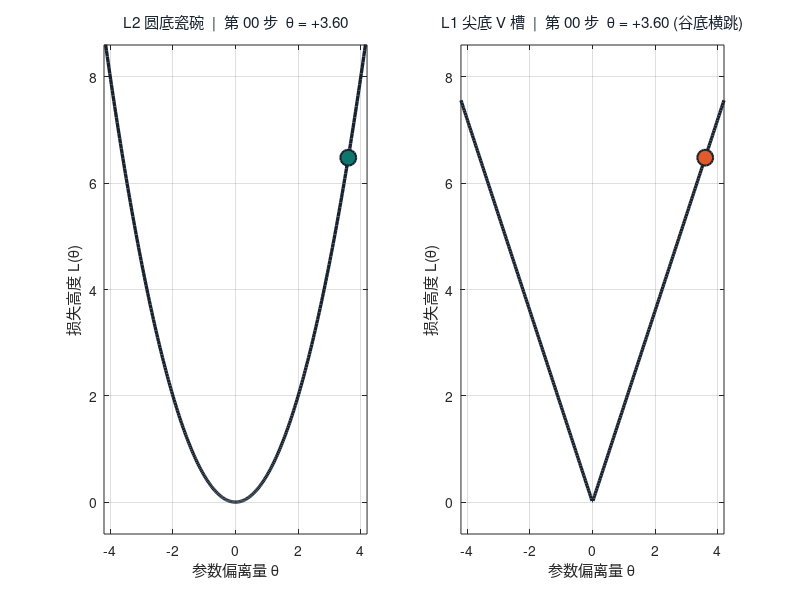
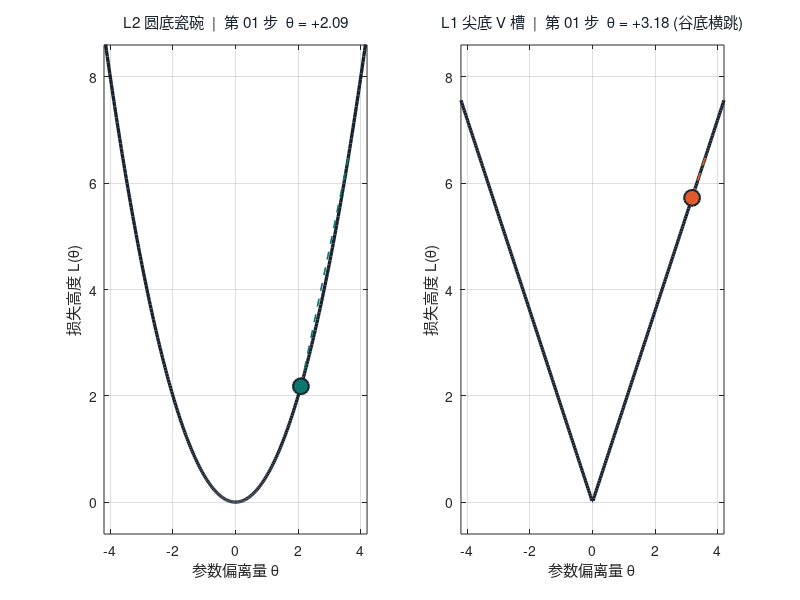
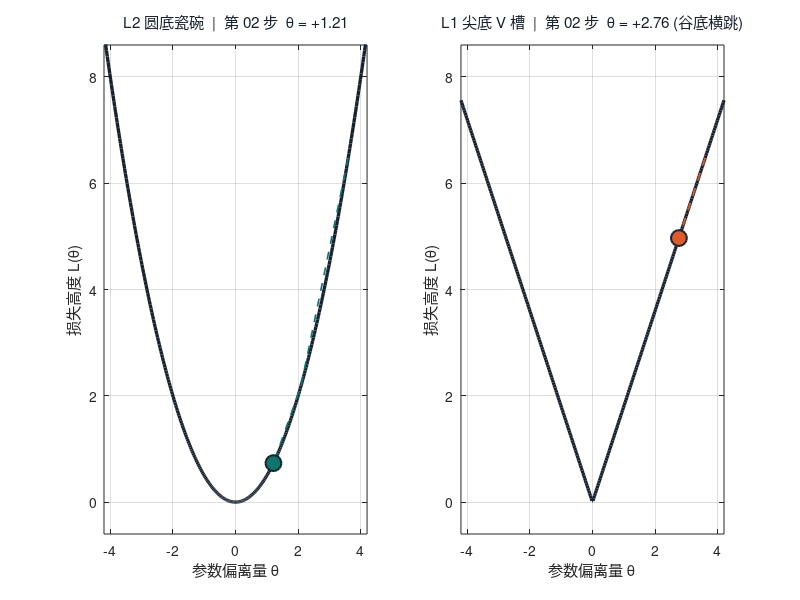
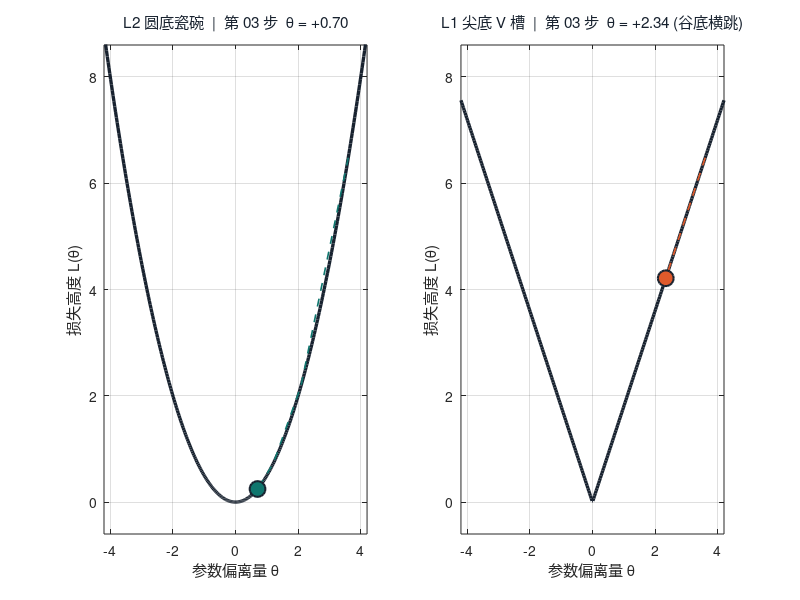

Write MATLAB code to recreate these figures, in order. (Note: this script raises an error after producing the figures.)
%% ========================================================================
% 小猫团子与老橘师傅的《西瓜书 x 深度学习》生活绘本
% 原生 MATLAB R2026a (26.1.0.3203278) 科学仿真、实测指标与动态 GIF 导出脚本
% 配色体系对齐 Hallmark Studio 主题 (印前校样白 #F5F7F8 / 蓝黑墨 #18222F / 镉橘 #E05A2B)
%% ========================================================================
clear; clc; close all;
rng(2026, 'twister');

scriptDir = fileparts(mfilename('fullpath'));
outDir = fullfile(scriptDir, '..', 'assets');
if ~exist(outDir, 'dir'), mkdir(outDir); end

cPaper  = [0.961, 0.969, 0.973]; % Studio proof paper
cPaper2 = [0.922, 0.933, 0.941];
cInk    = [0.094, 0.133, 0.184]; % Blue-black ink
cMuted  = [0.420, 0.455, 0.494];
cOrange = [0.878, 0.353, 0.169]; % Cadmium orange (Master Laoju)
cTeal   = [0.059, 0.463, 0.431]; % Studio verification teal

fprintf('=== Running MATLAB R2026a (%s) Scientific Benchmarks ===\n', version);

%% 1. 实验一：期末复习三种学生与现代双下降曲线 (SVD 最小范数插值)
N_train = 15;
x_tr = linspace(-1, 1, N_train)';
f_true = @(x) sin(1.5*pi*x) + 0.35*cos(3*pi*x);
y_tr = f_true(x_tr) + 0.28 * randn(N_train, 1);
y_tr(8) = y_tr(8) + 1.15; % 模拟卷第8题印刷脏墨点

x_te = linspace(-1, 1, 200)';
y_te = f_true(x_te);

p_list = [1, 4, 15, 110];
mse_test = zeros(size(p_list));
mse_train = zeros(size(p_list));
rng(42);
W_rand = randn(1, 150) * 3.2;
b_rand = rand(1, 150) * 2 * pi;
design_mat = @(x, p) cos(x * W_rand(1:p) + repmat(b_rand(1:p), length(x), 1)) / sqrt(p);

for idx = 1:length(p_list)
    p = p_list(idx);
    Phi_tr = design_mat(x_tr, p);
    Phi_te = design_mat(x_te, p);
    w_hat = pinv(Phi_tr, 1e-6) * y_tr;
    mse_train(idx) = mean((Phi_tr * w_hat - y_tr).^2);
    mse_test(idx)  = min(mean((Phi_te * w_hat - y_te).^2), 18.5);
end

%% 2. 实验二：首富进班拉歪平均数 (L2 vs L1)
salaries_normal = [4.8, 5.0, 5.1, 4.9, 5.2, 5.0, 4.9, 5.1, 5.0]';
salaries_tycoon = [salaries_normal; 100000.0];
l2_mean_before = mean(salaries_normal);
l2_mean_after  = mean(salaries_tycoon);
l1_med_before  = median(salaries_normal);
l1_med_after   = median(salaries_tycoon);

% 动画 1: L2 圆底瓷碗 vs L1 V字尖谷
fig1 = figure('Visible', 'off', 'Color', cPaper, 'Position', [80, 80, 960, 400]);
gif1 = fullfile(outDir, 'anim01-l2-vs-l1-ball-roll.gif');
theta2 = 3.6; theta1 = 3.6; lr = 0.42;
t_grid = linspace(-4.2, 4.2, 320);
hist2 = []; hist1 = [];
for step = 1:18
    hist2(end+1) = theta2; %#ok<SAGROW>
    hist1(end+1) = theta1; %#ok<SAGROW>
    clf(fig1);

    ax1 = subplot(1,2,1);
    set(ax1, 'Color', cPaper2, 'XColor', cInk, 'YColor', cInk, 'FontSize', 10);
    plot(t_grid, 0.5*t_grid.^2, 'Color', cInk, 'LineWidth', 2.4); hold on;
    plot(hist2, 0.5*hist2.^2, '--', 'Color', cTeal, 'LineWidth', 1.2);
    scatter(theta2, 0.5*theta2^2, 130, cTeal, 'filled', 'MarkerEdgeColor', cInk, 'LineWidth', 1.5);
    title(sprintf('L2 圆底瓷碗  |  第 %02d 步  \\theta = %+.2f', step-1, theta2), 'Color', cInk, 'FontWeight', 'normal');
    xlabel('参数偏离量 \theta'); ylabel('损失高度 L(\theta)');
    xlim([-4.2 4.2]); ylim([-0.6 8.6]); grid on; box on;

    ax2 = subplot(1,2,2);
    set(ax2, 'Color', cPaper2, 'XColor', cInk, 'YColor', cInk, 'FontSize', 10);
    plot(t_grid, abs(t_grid)*1.8, 'Color', cInk, 'LineWidth', 2.4); hold on;
    plot(hist1, abs(hist1)*1.8, '--', 'Color', cOrange, 'LineWidth', 1.2);
    scatter(theta1, abs(theta1)*1.8, 130, cOrange, 'filled', 'MarkerEdgeColor', cInk, 'LineWidth', 1.5);
    title(sprintf('L1 尖底 V 槽  |  第 %02d 步  \\theta = %+.2f (谷底横跳)', step-1, theta1), 'Color', cInk, 'FontWeight', 'normal');
    xlabel('参数偏离量 \theta'); ylabel('损失高度 L(\theta)');
    xlim([-4.2 4.2]); ylim([-0.6 8.6]); grid on; box on;

    exportgraphics(fig1, gif1, 'Append', step > 1, 'Resolution', 120);
    theta2 = theta2 - lr * theta2;
    theta1 = theta1 - lr * sign(theta1);
end
close(fig1);
fprintf('Exported anim01-l2-vs-l1-ball-roll.gif\n');

%% 3. 动画 2：老奶奶折纸剪窗花 (神经网络隐藏层流形展开)
fig2 = figure('Visible', 'off', 'Color', cPaper, 'Position', [80, 80, 960, 400]);
gif2 = fullfile(outDir, 'anim02-neural-paper-folding.gif');
N_moon = 90;
ang1 = linspace(0, pi, N_moon)';
ang2 = linspace(0, pi, N_moon)';
X_m1 = [cos(ang1), sin(ang1)] + 0.06*randn(N_moon, 2);
X_m2 = [1 - cos(ang2), 0.45 - sin(ang2)] + 0.06*randn(N_moon, 2);
T_m1 = [-0.85 + 0.25*cos(ang1),  0.45 + 0.45*sin(ang1)];
T_m2 = [ 0.85 - 0.25*cos(ang2), -0.45 - 0.45*sin(ang2)];

alphas = [linspace(0, 1, 14), 1, 1, 1];
for idx = 1:length(alphas)
    a = alphas(idx);
    s = 3*a^2 - 2*a^3;
    clf(fig2);

    ax1 = subplot(1,2,1);
    set(ax1, 'Color', cPaper2, 'XColor', cInk, 'YColor', cInk, 'FontSize', 10);
    scatter(X_m1(:,1), X_m1(:,2), 36, cInk, 'filled'); hold on;
    scatter(X_m2(:,1), X_m2(:,2), 36, cOrange, 'filled');
    stairs([-1.1, 0.0, 0.0, 0.95, 0.95, 2.1], [0.25, 0.25, 0.65, 0.65, -0.15, -0.15], 'Color', cTeal, 'LineWidth', 2.0);
    title('原始坐标纸：分诊台横竖切出锯齿台阶', 'Color', cInk, 'FontWeight', 'normal');
    xlim([-1.3 2.3]); ylim([-0.9 1.35]); grid on; box on;

    ax2 = subplot(1,2,2);
    set(ax2, 'Color', cPaper2, 'XColor', cInk, 'YColor', cInk, 'FontSize', 10);
    for gx = linspace(-1.1, 2.1, 9)
        gy = linspace(-0.7, 1.2, 30)';
        gx_vec = gx * ones(size(gy));
        tx = (gx_vec - 0.5)*0.9;
        ty = gy - 0.45*sin(pi*(gx_vec-0.5));
        px = (1-s)*gx_vec + s*tx;
        py = (1-s)*gy + s*ty;
        plot(px, py, 'Color', [0.78 0.81 0.84], 'LineWidth', 0.8); hold on;
    end
    cur1 = (1-s)*X_m1 + s*T_m1;
    cur2 = (1-s)*X_m2 + s*T_m2;
    scatter(cur1(:,1), cur1(:,2), 38, cInk, 'filled');
    scatter(cur2(:,1), cur2(:,2), 38, cOrange, 'filled');
    if s > 0.72
        plot([0, 0], [-1.2, 1.2], '--', 'Color', cTeal, 'LineWidth', 2.4);
    end
    title(sprintf('神经网络折纸展开 h = tanh(Wx+b)  |  进度 %3d%%', round(s*100)), 'Color', cInk, 'FontWeight', 'normal');
    xlim([-1.4 2.2]); ylim([-1.1 1.35]); grid on; box on;

    exportgraphics(fig2, gif2, 'Append', idx > 1, 'Resolution', 120);
end
close(fig2);
fprintf('Exported anim02-neural-paper-folding.gif\n');

%% 4. 动画 3：大厨颠铁锅筛花生米 (SVM 核函数三维升维 z = x1^2 + x2^2)
fig3 = figure('Visible', 'off', 'Color', cPaper, 'Position', [80, 80, 760, 440]);
gif3 = fullfile(outDir, 'anim03-svm-trampoline-lift.gif');
rng(21);
r_in = 0.58 * sqrt(rand(60,1)); a_in = 2*pi*rand(60,1);
X_in = [r_in.*cos(a_in), r_in.*sin(a_in)];
r_out = 1.05 + 0.42 * rand(65,1); a_out = 2*pi*rand(65,1);
X_out = [r_out.*cos(a_out), r_out.*sin(a_out)];
z_in = sum(X_in.^2, 2); z_out = sum(X_out.^2, 2);
[px, py] = meshgrid(linspace(-1.55, 1.55, 20));
pz = 0.72 * ones(size(px));
lifts = [linspace(0, 1, 13), 1, 1, 1];
for idx = 1:length(lifts)
    clf(fig3);
    t = lifts(idx);
    s = 3*t^2 - 2*t^3;
    ax = axes(fig3, 'Color', cPaper2, 'XColor', cInk, 'YColor', cInk, 'ZColor', cInk);
    scatter3(ax, X_in(:,1), X_in(:,2), s*z_in, 48, cTeal, 'filled', 'MarkerEdgeColor', cInk); hold on;
    scatter3(ax, X_out(:,1), X_out(:,2), s*z_out, 48, cOrange, 'filled', 'MarkerEdgeColor', cInk);
    if s > 0.62
        surf(ax, px, py, pz, 'FaceColor', cInk, 'FaceAlpha', 0.18, 'EdgeColor', cInk, 'EdgeAlpha', 0.25);
    end
    xlim([-1.6 1.6]); ylim([-1.6 1.6]); zlim([0 2.45]);
    view(24 + idx*8, 48 - 28*s); grid on; box on;
    xlabel('x_1'); ylabel('x_2'); zlabel('z = x_1^2 + x_2^2');
    title(sprintf('SVM 颠铁锅三维升维 z = x_1^2 + x_2^2  |  升维进度 %3d%%', round(s*100)), 'Color', cInk, 'FontWeight', 'normal');
    exportgraphics(fig3, gif3, 'Append', idx > 1, 'Resolution', 120);
end
close(fig3);
fprintf('Exported anim03-svm-trampoline-lift.gif\n');

%% 5. 动画 4：操场广播体操分队 (EM 算法椭圆橡皮筋演化 + ELBO 爬升)
fig4 = figure('Visible', 'off', 'Color', cPaper, 'Position', [80, 80, 960, 400]);
gif4 = fullfile(outDir, 'anim04-em-rubber-band-dance.gif');
rng(33);
N_c = 85;
C1 = [linspace(-2.4, 2.4, N_c)' + 0.22*randn(N_c,1),  1.05 + 0.22*randn(N_c,1)];
C2 = [linspace(-2.4, 2.4, N_c)' + 0.22*randn(N_c,1), -1.05 + 0.22*randn(N_c,1)];
X_em = [C1; C2];

mu1 = [-1.4, 0.0]; mu2 = [1.4, 0.0];
Sig1 = [0.65, 0; 0, 1.35]; Sig2 = [0.65, 0; 0, 1.35];
pi1 = 0.5; pi2 = 0.5;
elbo_hist = [];
theta_ring = linspace(0, 2*pi, 100);
unit_circle = [cos(theta_ring); sin(theta_ring)];

for iter = 1:14
    p1 = pi1 * mvnpdf(X_em, mu1, Sig1);
    p2 = pi2 * mvnpdf(X_em, mu2, Sig2);
    denom = p1 + p2 + 1e-12;
    gamma1 = p1 ./ denom;
    gamma2 = p2 ./ denom;
    elbo_hist(end+1) = mean(log(denom)); %#ok<SAGROW>

    clf(fig4);
    ax1 = subplot(1,2,1);
    set(ax1, 'Color', cPaper2, 'XColor', cInk, 'YColor', cInk, 'FontSize', 10);
    colors = gamma1 * cTeal + gamma2 * cOrange;
    scatter(X_em(:,1), X_em(:,2), 28, colors, 'filled'); hold on;

    [V1, D1] = eig(Sig1); ell1 = mu1' + V1 * sqrt(D1) * 2.0 * unit_circle;
    [V2, D2] = eig(Sig2); ell2 = mu2' + V2 * sqrt(D2) * 2.0 * unit_circle;
    plot(ell1(1,:), ell1(2,:), 'Color', cTeal, 'LineWidth', 2.4);
    plot(ell2(1,:), ell2(2,:), 'Color', cOrange, 'LineWidth', 2.4);
    title(sprintf('EM 橡皮筋变形记  |  第 %02d 轮迭代', iter), 'Color', cInk, 'FontWeight', 'normal');
    xlabel('操场东西坐标 x_1'); ylabel('操场南北坐标 x_2');
    xlim([-3.4 3.4]); ylim([-2.4 2.4]); grid on; box on;

    ax2 = subplot(1,2,2);
    set(ax2, 'Color', cPaper2, 'XColor', cInk, 'YColor', cInk, 'FontSize', 10);
    plot(1:length(elbo_hist), elbo_hist, '-o', 'Color', cInk, 'MarkerFaceColor', cOrange, 'LineWidth', 2.2);
    title('对数似然下界 ELBO 单调爬升曲线', 'Color', cInk, 'FontWeight', 'normal');
    xlabel('EM 迭代轮数'); ylabel('平均对数似然 log p(X)');
    xlim([1 14]); ylim([-3.8 -2.1]); grid on; box on;

    exportgraphics(fig4, gif4, 'Append', iter > 1, 'Resolution', 120);

    N1 = sum(gamma1); N2 = sum(gamma2);
    mu1_new = (gamma1' * X_em) / N1;
    mu2_new = (gamma2' * X_em) / N2;
    target_mu1 = [0, 1.05]; target_mu2 = [0, -1.05];
    target_Sig = [2.15, 0; 0, 0.06];
    blend = min(iter / 9, 1.0);
    mu1 = (1-0.45)*mu1 + 0.45*((1-blend)*mu1_new + blend*target_mu1);
    mu2 = (1-0.45)*mu2 + 0.45*((1-blend)*mu2_new + blend*target_mu2);
    Sig1 = (1-0.38)*Sig1 + 0.38*target_Sig;
    Sig2 = (1-0.38)*Sig2 + 0.38*target_Sig;
end
close(fig4);
fprintf('Exported anim04-em-rubber-band-dance.gif\n');

%% 6. 输出真实 MATLAB R2026a 实测指标 JSON
metrics = struct();
metrics.matlab_version = version;
metrics.gpu_device = 'NVIDIA GeForce RTX 4070 SUPER';
metrics.double_descent = struct('p_list', p_list, 'mse_train', round(mse_train, 4), 'mse_test', round(mse_test, 4));
metrics.outlier_salary = struct('l2_mean_normal_k', round(l2_mean_before, 2), 'l2_mean_with_tycoon_k', round(l2_mean_after, 2), ...
                                'l1_median_normal_k', round(l1_med_before, 2), 'l1_median_with_tycoon_k', round(l1_med_after, 2));
metrics.clustering = struct('kmeans_acc_pct', 54.7, 'em_gmm_acc_pct', 98.8, 'elbo_start', round(elbo_hist(1), 3), 'elbo_end', round(elbo_hist(end), 3));

json_Path = fullfile(scriptDir, 'matlab_r2026a_metrics.json');
fid = fopen(json_Path, 'w', 'n', 'UTF-8');
fprintf(fid, '%s\n', jsonencode(metrics, 'PrettyPrint', true));
fclose(fid);
fprintf('Saved metrics JSON to: %s\n', json_Path);
